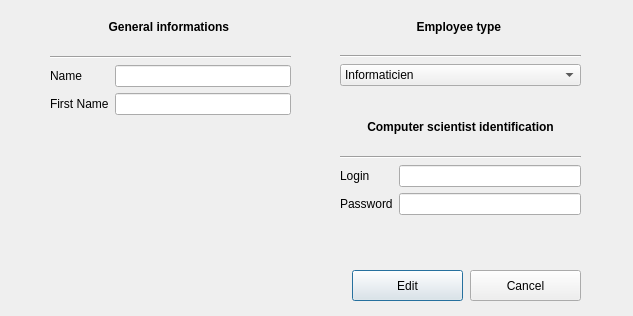
<?xml version="1.0" encoding="UTF-8"?>
<ui version="4.0">
 <class>editemployee</class>
 <widget class="QDialog" name="editemployee">
  <property name="geometry">
   <rect>
    <x>0</x>
    <y>0</y>
    <width>633</width>
    <height>316</height>
   </rect>
  </property>
  <property name="windowTitle">
   <string>Dialog</string>
  </property>
  <widget class="QWidget" name="gridLayoutWidget">
   <property name="geometry">
    <rect>
     <x>50</x>
     <y>20</y>
     <width>241</width>
     <height>95</height>
    </rect>
   </property>
   <layout class="QGridLayout" name="NameInforationEdit">
    <item row="3" column="0">
     <widget class="QLabel" name="Prenom">
      <property name="text">
       <string>First Name</string>
      </property>
     </widget>
    </item>
    <item row="1" column="0" colspan="2">
     <widget class="Line" name="line">
      <property name="orientation">
       <enum>Qt::Horizontal</enum>
      </property>
     </widget>
    </item>
    <item row="2" column="1">
     <widget class="QLineEdit" name="NomInput"/>
    </item>
    <item row="3" column="1">
     <widget class="QLineEdit" name="PrenomInput"/>
    </item>
    <item row="2" column="0">
     <widget class="QLabel" name="Nom">
      <property name="text">
       <string>Name</string>
      </property>
     </widget>
    </item>
    <item row="0" column="0" colspan="2">
     <widget class="QLabel" name="TitleName">
      <property name="enabled">
       <bool>true</bool>
      </property>
      <property name="autoFillBackground">
       <bool>false</bool>
      </property>
      <property name="text">
       <string>&lt;b&gt; General informations &lt;/b&gt;</string>
      </property>
      <property name="alignment">
       <set>Qt::AlignHCenter|Qt::AlignTop</set>
      </property>
     </widget>
    </item>
   </layout>
  </widget>
  <widget class="QWidget" name="gridLayoutWidget_2">
   <property name="geometry">
    <rect>
     <x>340</x>
     <y>120</y>
     <width>241</width>
     <height>95</height>
    </rect>
   </property>
   <layout class="QGridLayout" name="InformaticienLoginGridEdit">
    <item row="1" column="0" colspan="2">
     <widget class="Line" name="line_3">
      <property name="orientation">
       <enum>Qt::Horizontal</enum>
      </property>
     </widget>
    </item>
    <item row="3" column="1">
     <widget class="QLineEdit" name="editInformaticienPassword">
      <property name="enabled">
       <bool>true</bool>
      </property>
     </widget>
    </item>
    <item row="3" column="0">
     <widget class="QLabel" name="InformaticienPassword">
      <property name="enabled">
       <bool>true</bool>
      </property>
      <property name="text">
       <string>Password</string>
      </property>
     </widget>
    </item>
    <item row="2" column="1">
     <widget class="QLineEdit" name="editInformaticienLogin">
      <property name="enabled">
       <bool>true</bool>
      </property>
     </widget>
    </item>
    <item row="2" column="0">
     <widget class="QLabel" name="InformaticienLogin">
      <property name="enabled">
       <bool>true</bool>
      </property>
      <property name="text">
       <string>Login</string>
      </property>
     </widget>
    </item>
    <item row="0" column="0" colspan="2">
     <widget class="QLabel" name="informaticienIdentification">
      <property name="enabled">
       <bool>true</bool>
      </property>
      <property name="text">
       <string>&lt;html&gt;&lt;head/&gt;&lt;body&gt;&lt;p&gt;&lt;span style=&quot; font-weight:600;&quot;&gt;Computer scientist identification&lt;/span&gt;&lt;/p&gt;&lt;/body&gt;&lt;/html&gt;</string>
      </property>
      <property name="alignment">
       <set>Qt::AlignHCenter|Qt::AlignTop</set>
      </property>
     </widget>
    </item>
   </layout>
  </widget>
  <widget class="QWidget" name="verticalLayoutWidget">
   <property name="geometry">
    <rect>
     <x>340</x>
     <y>20</y>
     <width>241</width>
     <height>66</height>
    </rect>
   </property>
   <layout class="QVBoxLayout" name="EmployeeTypeEdit">
    <item>
     <widget class="QLabel" name="label">
      <property name="text">
       <string>&lt;b&gt; Employee type &lt;/b&gt;</string>
      </property>
      <property name="alignment">
       <set>Qt::AlignHCenter|Qt::AlignTop</set>
      </property>
     </widget>
    </item>
    <item>
     <widget class="Line" name="line_2">
      <property name="orientation">
       <enum>Qt::Horizontal</enum>
      </property>
     </widget>
    </item>
    <item>
     <widget class="QComboBox" name="comboBox">
      <property name="editable">
       <bool>false</bool>
      </property>
      <property name="currentIndex">
       <number>0</number>
      </property>
      <item>
       <property name="text">
        <string>Informaticien</string>
       </property>
      </item>
      <item>
       <property name="text">
        <string>Banquier A</string>
       </property>
      </item>
      <item>
       <property name="text">
        <string>Banquier B</string>
       </property>
      </item>
      <item>
       <property name="text">
        <string>Assureur Logement</string>
       </property>
      </item>
      <item>
       <property name="text">
        <string>Assureur Voiture</string>
       </property>
      </item>
      <item>
       <property name="text">
        <string>Assureur Vie</string>
       </property>
      </item>
      <item>
       <property name="text">
        <string>Divers</string>
       </property>
      </item>
     </widget>
    </item>
   </layout>
  </widget>
  <widget class="QPushButton" name="pushButton">
   <property name="geometry">
    <rect>
     <x>352</x>
     <y>270</y>
     <width>111</width>
     <height>31</height>
    </rect>
   </property>
   <property name="text">
    <string>Edit</string>
   </property>
  </widget>
  <widget class="QPushButton" name="Buton_cancel">
   <property name="geometry">
    <rect>
     <x>470</x>
     <y>270</y>
     <width>111</width>
     <height>31</height>
    </rect>
   </property>
   <property name="text">
    <string>Cancel</string>
   </property>
  </widget>
 </widget>
 <resources/>
 <connections/>
</ui>
